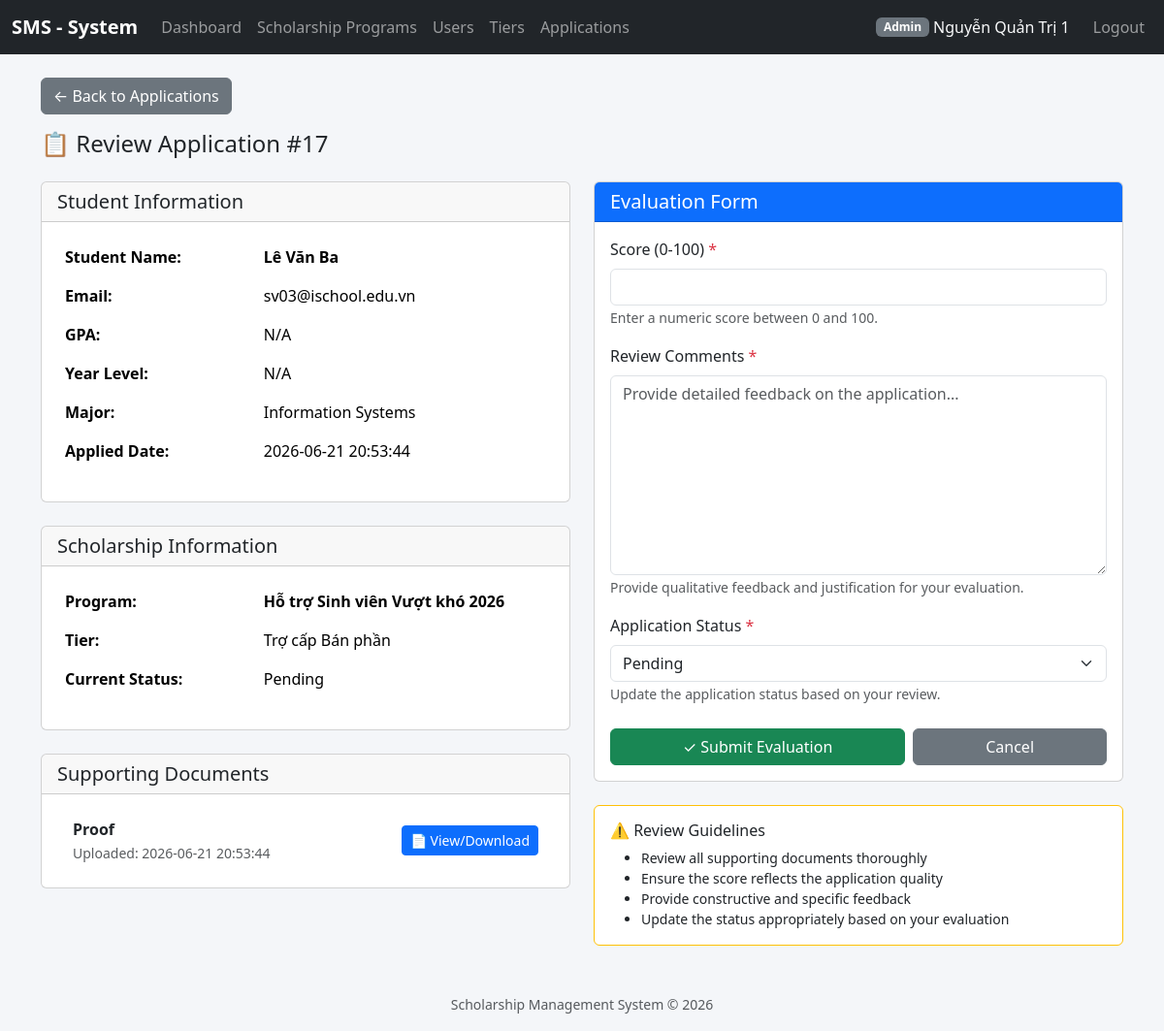
Screenshot of /index.php?controller=applications&action=review&id=17 (signed in) with the database file from the repository.
### tables this page shows
CREATE TABLE `applications` (
  `id` int(11) NOT NULL,
  `user_id` int(11) NOT NULL,
  `tier_id` int(11) NOT NULL,
  `profile_id` int(11) NOT NULL,
  `reviewer_id` int(11) DEFAULT NULL,
  `status` enum('pending','reviewing','approved','rejected') DEFAULT 'pending',
  `applied_date` timestamp NOT NULL DEFAULT current_timestamp()
);

CREATE TABLE `users` (
  `id` int(11) NOT NULL,
  `email` varchar(255) NOT NULL,
  `password_hash` varchar(255) NOT NULL,
  `full_name` varchar(150) NOT NULL COMMENT 'Lưu họ tên chung cho toàn bộ User',
  `role` enum('admin','student','reviewer') DEFAULT 'student',
  `created_at` timestamp NOT NULL DEFAULT current_timestamp()
);

CREATE TABLE `student_profiles` (
  `id` int(11) NOT NULL,
  `user_id` int(11) NOT NULL,
  `gpa` decimal(3,2) DEFAULT NULL,
  `year_level` varchar(50) DEFAULT NULL,
  `student_code` varchar(20) NOT NULL,
  `full_name` varchar(100) NOT NULL,
  `major` varchar(100) DEFAULT NULL,
  `current_gpa` decimal(3,2) DEFAULT NULL,
  `accumulated_credits` int(11) DEFAULT NULL,
  `conduct_score` int(11) DEFAULT NULL,
  `updated_at` timestamp NOT NULL DEFAULT current_timestamp() ON UPDATE current_timestamp()
);

CREATE TABLE `scholarship_programs` (
  `id` int(11) NOT NULL,
  `title` varchar(255) NOT NULL,
  `scholarship_type` enum('internal_academic','corporate_sponsor','social_support') NOT NULL,
  `start_date` date DEFAULT NULL,
  `end_date` date DEFAULT NULL,
  `status` enum('active','closed','draft') DEFAULT 'draft'
);

CREATE TABLE `scholarship_tiers` (
  `id` int(11) NOT NULL,
  `program_id` int(11) NOT NULL,
  `tier_name` varchar(100) NOT NULL COMMENT 'Ex: Xuất sắc hạng 1',
  `reward_amount` decimal(12,2) NOT NULL,
  `quota` int(11) DEFAULT 0
);

CREATE TABLE `application_documents` (
  `id` int(11) NOT NULL,
  `application_id` int(11) NOT NULL,
  `document_type` varchar(50) NOT NULL,
  `file_url` varchar(255) NOT NULL,
  `uploaded_at` timestamp NOT NULL DEFAULT current_timestamp()
);

### controllers/ApplicationController.php (called while the page is built, shortened)
<?php
require_once __DIR__ . '/../models/ApplicationModel.php';
require_once __DIR__ . '/../models/ApplicationDocumentModel.php';
class ApplicationController
{
    private ApplicationModel $model;
    private ApplicationDocumentModel $documentModel;
    public function __construct()
    {
        $this->model = new ApplicationModel();
        $this->documentModel = new ApplicationDocumentModel();
    }
    public function review(): void
    {
        $id = (int)($_GET['id'] ?? 0);
        $application = $this->model->getApplicationWithDetails($id);
        $documents = $this->documentModel->getByApplicationId($id);
        $existingReview = $this->model->getReviewByApplicationId($id);
        require __DIR__ . '/../views/applications/review.php';
    }
}

### helpers/functions.php (called while the page is built, shortened)
<?php
function e(?string $value): string
{
    return htmlspecialchars($value ?? '', ENT_QUOTES, 'UTF-8');
}
function url(string $controller, string $action = 'index', array $params = []): string
{
    $query = array_merge(['controller' => $controller, 'action' => $action], $params);
    return 'index.php?' . http_build_query($query);
}

### config/database.php (called while the page is built)
<?php
class Database
{
    private static ?PDO $instance = null;
    public static function getConnection(): PDO
    {
        if (self::$instance === null) {
            $host    = 'localhost';
            $dbname  = 'scholarship_system';
            $user    = 'root';
            $pass    = '';
            $charset = 'utf8mb4';
            $dsn = "mysql:host={$host};dbname={$dbname};charset={$charset}";
            $options = [
                PDO::ATTR_ERRMODE            => PDO::ERRMODE_EXCEPTION,
                PDO::ATTR_DEFAULT_FETCH_MODE => PDO::FETCH_ASSOC,
                PDO::ATTR_EMULATE_PREPARES   => false,
            ];
            try {
                self::$instance = new PDO($dsn, $user, $pass, $options);
            } catch (PDOException $e) {
                die('Kết nối CSDL thất bại: ' . $e->getMessage());
            }
        }
        return self::$instance;
    }
}

### models/ApplicationModel.php (called while the page is built, shortened)
<?php
require_once __DIR__ . '/../config/database.php';
class ApplicationModel
{
    private PDO $pdo;
    public function __construct()
    {
        $this->pdo = Database::getConnection();
    }
    public function getApplicationWithDetails(int $id): array|false
    {
        $stmt = $this->pdo->prepare("
            SELECT
                a.id,
                a.user_id,
                a.tier_id,
                a.status,
                a.applied_date,
                u.full_name as student_name,
                u.email as student_email,
                sp.gpa,
                sp.year_level,
                sp.major,
                st.tier_name,
                sch.title as program_title
            FROM applications a
            INNER JOIN users u ON a.user_id = u.id
            INNER JOIN student_profiles sp ON a.profile_id = sp.id
            INNER JOIN scholarship_tiers st ON a.tier_id = st.id
            INNER JOIN scholarship_programs sch ON st.program_id = sch.id
            WHERE a.id = ?
        ");
        $stmt->execute([$id]);
        return $stmt->fetch(PDO::FETCH_ASSOC);
    }
    public function getReviewByApplicationId(int $applicationId): array|false
    {
        $stmt = $this->pdo->prepare("
            SELECT
                ar.id,
                ar.application_id,
                ar.reviewer_id,
                ar.score,
                ar.comment,
                ar.created_at,
                u.full_name as reviewer_name
            FROM application_reviews ar
            INNER JOIN users u ON ar.reviewer_id = u.id
            WHERE ar.application_id = ?
            ORDER BY ar.created_at DESC
            LIMIT 1
        ");
        $stmt->execute([$applicationId]);
        return $stmt->fetch(PDO::FETCH_ASSOC);
    }
    private function ensureReviewsTableExists(): void
    {
        $this->pdo->exec("
            CREATE TABLE IF NOT EXISTS application_reviews (
                id INT AUTO_INCREMENT PRIMARY KEY,
                application_id INT NOT NULL,
                reviewer_id INT NOT NULL,
                score DECIMAL(5,2) NOT NULL,
                comment TEXT NOT NULL,
                created_at TIMESTAMP DEFAULT CURRENT_TIMESTAMP,
                UNIQUE KEY unique_app_review (application_id),
                FOREIGN KEY (application_id) REFERENCES applications(id) ON DELETE CASCADE,
                FOREIGN KEY (reviewer_id) REFERENCES users(id) ON DELETE CASCADE
            )
        ");
    }
}

### models/ApplicationDocumentModel.php (called while the page is built, shortened)
<?php
require_once __DIR__ . '/../config/database.php';
class ApplicationDocumentModel
{
    private PDO $pdo;
    public function __construct()
    {
        $this->pdo = Database::getConnection();
    }
    public function getByApplicationId(int $applicationId): array
    {
        $stmt = $this->pdo->prepare("
            SELECT id, application_id, document_type, file_url, uploaded_at
            FROM application_documents
            WHERE application_id = ?
            ORDER BY uploaded_at DESC
        ");
        $stmt->execute([$applicationId]);
        return $stmt->fetchAll(PDO::FETCH_ASSOC);
    }
}

### views/applications/review.php (the view, shortened to what this page needs)
<?php
require_once __DIR__ . '/../partials/header.php';
?>
<div class="mb-3">
    <a href="<?= e(url('applications', 'index')) ?>" class="btn btn-secondary">← Back to Applications</a>
</div>
<h4 class="mb-4">📋 Review Application #<?= e($application['id']) ?></h4>
<div class="row">
    <div class="col-md-6">
        <div class="card mb-4">
            <div class="card-header">
                <h5 class="mb-0">Student Information</h5>
            </div>
            <div class="card-body">
                <table class="table table-borderless">
                    <tr>
                        <th style="width: 40%;">Student Name:</th>
                        <td><strong><?= e($application['student_name']) ?></strong></td>
                    </tr>
                    <tr>
                        <th>Email:</th>
                        <td><?= e($application['student_email']) ?></td>
                    </tr>
                    <tr>
                        <th>GPA:</th>
                        <td><?= e($application['gpa'] ?? 'N/A') ?></td>
                    </tr>
                    <tr>
                        <th>Year Level:</th>
                        <td><?= e($application['year_level'] ?? 'N/A') ?></td>
                    </tr>
                    <tr>
                        <th>Major:</th>
                        <td><?= e($application['major'] ?? 'N/A') ?></td>
                    </tr>
                    <tr>
                        <th>Applied Date:</th>
                        <td><?= e($application['applied_date']) ?></td>
                    </tr>
                </table>
            </div>
        </div>
        <div class="card mb-4">
            <div class="card-header">
                <h5 class="mb-0">Scholarship Information</h5>
            </div>
            <div class="card-body">
                <table class="table table-borderless">
                    <tr>
                        <th style="width: 40%;">Program:</th>
                        <td><strong><?= e($application['program_title']) ?></strong></td>
                    </tr>
                    <tr>
                        <th>Tier:</th>
                        <td><?= e($application['tier_name']) ?></td>
                    </tr>
                    <tr>
                        <th>Current Status:</th>
                        <td>
                            <?php
                            $statusClass = 'status-draft';
                            switch ($application['status']) {
                                case 'pending':
                                    $statusClass = 'status-draft';
                                    break;
                            }
                            ?>
                            <span class="status-badge <?= $statusClass ?>">
                                <?= e(ucfirst($application['status'])) ?>
                            </span>
                        </td>
                    </tr>
                </table>
            </div>
        </div>
        <div class="card">
            <div class="card-header">
                <h5 class="mb-0">Supporting Documents</h5>
            </div>
            <div class="card-body">
                <?php if (empty($documents)): ?>
                    <p class="text-muted mb-0">No documents uploaded.</p>
                <?php else: ?>
                    <ul class="list-group list-group-flush">
                        <?php foreach ($documents as $doc): ?>
                            <li class="list-group-item">
                                <div class="d-flex justify-content-between align-items-center">
                                    <div>
                                        <strong><?= e(ucfirst($doc['document_type'])) ?></strong>
                                        <br>
                                        <small class="text-muted">Uploaded: <?= e($doc['uploaded_at']) ?></small>
                                    </div>
                                    <a href="<?= e($doc['file_url']) ?>"
                                       target="_blank"
                                       class="btn btn-sm btn-primary">
                                        📄 View/Download
                                    </a>
                                </div>
                            </li>
                        <?php endforeach; ?>
                    </ul>
                <?php endif; ?>
            </div>
        </div>
    </div>
    <div class="col-md-6">
        <div class="card">
            <div class="card-header bg-primary text-white">
                <h5 class="mb-0">Evaluation Form</h5>
            </div>
            <div class="card-body">
                <form method="POST" action="<?= e(url('applications', 'submitReview')) ?>" id="reviewForm">
                    <div class="mb-3">
                        <label for="score" class="form-label">Score (0-100) <span class="text-danger">*</span></label>
                        <input
                            type="number"
                            class="form-control"
                            id="score"
                            name="score"
                            min="0"
                            max="100"
                            step="0.01"
                            value="<?= e($existingReview['score'] ?? '') ?>"
                            required>
                        <small class="form-text text-muted">Enter a numeric score between 0 and 100.</small>
                    </div>
                    <div class="mb-3">
                        <label for="comment" class="form-label">Review Comments <span class="text-danger">*</span></label>
                        <textarea
                            class="form-control"
                            id="comment"
                            name="comment"
                            rows="8"
                            required
                            placeholder="Provide detailed feedback on the application..."><?= e($existingReview['comment'] ?? '') ?></textarea>
                        <small class="form-text text-muted">Provide qualitative feedback and justification for your evaluation.</small>
                    </div>
                    <div class="mb-4">
                        <label for="status" class="form-label">Application Status <span class="text-danger">*</span></label>
                        <select class="form-select" id="status" name="status" required>
                            <option value="pending" <?= ($application['status'] === 'pending') ? 'selected' : '' ?>>Pending</option>
                        </select>
                        <small class="form-text text-muted">Update the application status based on your review.</small>
                    </div>
                    <div class="d-flex gap-2">
                        <button type="submit" class="btn btn-success flex-fill">
                            ✓ Submit Evaluation
                        </button>
                        <a href="<?= e(url('applications', 'index')) ?>" class="btn btn-secondary flex-fill">
                            Cancel
                        </a>
                    </div>
                </form>
            </div>
        </div>
        <div class="card mt-4 border-warning">
            <div class="card-body">
                <h6 class="card-title">⚠️ Review Guidelines</h6>
                <ul class="mb-0 small">
                    <li>Review all supporting documents thoroughly</li>
                    <li>Ensure the score reflects the application quality</li>
                    <li>Provide constructive and specific feedback</li>
                    <li>Update the status appropriately based on your evaluation</li>
                </ul>
            </div>
        </div>
    </div>
</div>
<?php require_once __DIR__ . '/../partials/footer.php'; ?>

### views/partials/header.php (style rules this page uses)
body { background-color: #f4f6f9; }

### rows the page displays
applications: id "17", user.full_name "Lê Văn Ba", user.email "sv03@ischool.edu.vn", profile.gpa "N/A", profile.year_level "N/A", profile.major "Information Systems", applied_date "2026-06-21 20:53:44", scholarship_programs.title "Hỗ trợ Sinh viên Vượt khó 2026", tier.tier_name "Trợ cấp Bán phần", status "Pending"
application_documents: document_type "Proof", uploaded_at "2026-06-21 20:53:44"

### other values shown
$u['role'] "Admin"
$u['full_name'] "Nguyễn Quản Trị 1"
